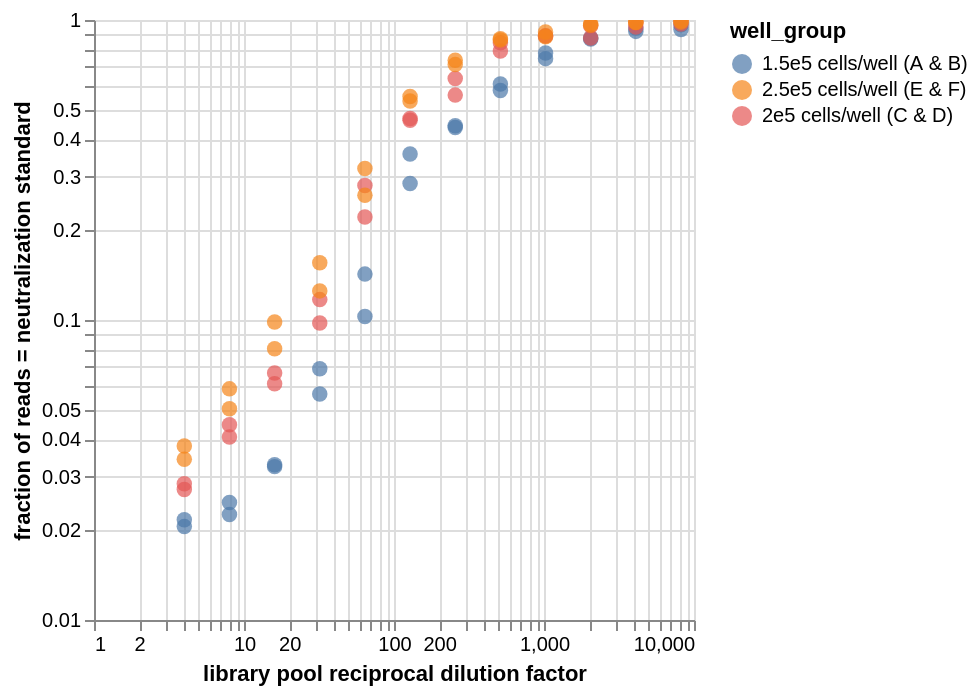

Write notebook code for a chart like this one.
### Code cell
# Scatterplot of the same data as above, plotted by dilution factor
alt.Chart(neut_standard_fracs).mark_circle(size=60).encode(
    alt.X('dilution_factor:Q', 
          scale=alt.Scale(type='log'),
          title='library pool reciprocal dilution factor'),
    alt.Y('neut_standard_frac:Q', 
          scale=alt.Scale(type='log'),
          title='fraction of reads = neutralization standard'),
    color='well_group:N', 
    tooltip=['well', 'dilution_factor', 'neut_standard_frac', 'total_count']
).interactive()

### Figure 1 — Vega-Lite specification as saved in the notebook (floating-point values rounded to 4 significant figures)
{"config": {"view": {"continuousWidth": 300, "continuousHeight": 300}}, "data": {"name": "data-6bb57d7cac6977be885e8110bc27b63f"}, "mark": {"type": "circle", "size": 60}, "encoding": {"color": {"field": "well_group", "type": "nominal"}, "tooltip": [{"field": "well", "type": "nominal"}, {"field": "dilution_factor", "type": "quantitative"}, {"field": "neut_standard_frac", "type": "quantitative"}, {"field": "total_count", "type": "quantitative"}], "x": {"field": "dilution_factor", "scale": {"type": "log"}, "title": "library pool reciprocal dilution factor", "type": "quantitative"}, "y": {"field": "neut_standard_frac", "scale": {"type": "log"}, "title": "fraction of reads = neutralization standard", "type": "quantitative"}}, "params": [{"name": "param_3", "select": {"type": "interval", "encodings": ["x", "y"]}, "bind": "scales"}], "$schema": "https://vega.github.io/schema/vega-lite/v5.16.3.json", "datasets": {"data-6bb57d7cac6977be885e8110bc27b63f": [{"well": "A1", "sample_well": "A1-none-4-1 (A1)", "dilution_factor": 4, "total_count": 878981, "neut_standard_count": 17999, "neut_standard_frac": 0.02048, "fails_qc": false, "well_group": "1.5e5 cells/well (A & B)"}, {"well": "A10", "sample_well": "A10-none-2048-1 (A10)", "dilution_factor": 2048, "total_count": 773492, "neut_standard_count": 668629, "neut_standard_frac": 0.8644, "fails_qc": false, "well_group": "1.5e5 cells/well (A & B)"}, {"well": "A11", "sample_well": "A11-none-4096-1 (A11)", "dilution_factor": 4096, "total_count": 1261039, "neut_standard_count": 1155412, "neut_standard_frac": 0.9162, "fails_qc": false, "well_group": "1.5e5 cells/well (A & B)"}, {"well": "A12", "sample_well": "A12-none-8192-1 (A12)", "dilution_factor": 8192, "total_count": 1078116, "neut_standard_count": 1038492, "neut_standard_frac": 0.9632, "fails_qc": false, "well_group": "1.5e5 cells/well (A & B)"}, {"well": "A2", "sample_well": "A2-none-8-1 (A2)", "dilution_factor": 8, "total_count": 464866, "neut_standard_count": 10452, "neut_standard_frac": 0.02248, "fails_qc": false, "well_group": "1.5e5 cells/well (A & B)"}, {"well": "A3", "sample_well": "A3-none-16-1 (A3)", "dilution_factor": 16, "total_count": 619303, "neut_standard_count": 20098, "neut_standard_frac": 0.03245, "fails_qc": false, "well_group": "1.5e5 cells/well (A & B)"}, {"well": "A4", "sample_well": "A4-none-32-1 (A4)", "dilution_factor": 32, "total_count": 555509, "neut_standard_count": 31456, "neut_standard_frac": 0.05663, "fails_qc": false, "well_group": "1.5e5 cells/well (A & B)"}, {"well": "A5", "sample_well": "A5-none-64-1 (A5)", "dilution_factor": 64, "total_count": 648452, "neut_standard_count": 66643, "neut_standard_frac": 0.1028, "fails_qc": false, "well_group": "1.5e5 cells/well (A & B)"}, {"well": "A6", "sample_well": "A6-none-128-1 (A6)", "dilution_factor": 128, "total_count": 552387, "neut_standard_count": 157520, "neut_standard_frac": 0.2852, "fails_qc": false, "well_group": "1.5e5 cells/well (A & B)"}, {"well": "A7", "sample_well": "A7-none-256-1 (A7)", "dilution_factor": 256, "total_count": 827714, "neut_standard_count": 362803, "neut_standard_frac": 0.4383, "fails_qc": false, "well_group": "1.5e5 cells/well (A & B)"}, {"well": "A8", "sample_well": "A8-none-512-1 (A8)", "dilution_factor": 512, "total_count": 575237, "neut_standard_count": 334807, "neut_standard_frac": 0.582, "fails_qc": false, "well_group": "1.5e5 cells/well (A & B)"}, {"well": "A9", "sample_well": "A9-none-1024-1 (A9)", "dilution_factor": 1024, "total_count": 639690, "neut_standard_count": 496891, "neut_standard_frac": 0.7768, "fails_qc": false, "well_group": "1.5e5 cells/well (A & B)"}, {"well": "B1", "sample_well": "B1-none-4-2 (B1)", "dilution_factor": 4, "total_count": 1000921, "neut_standard_count": 21608, "neut_standard_frac": 0.02159, "fails_qc": false, "well_group": "1.5e5 cells/well (A & B)"}, {"well": "B10", "sample_well": "B10-none-2048-2 (B10)", "dilution_factor": 2048, "total_count": 816165, "neut_standard_count": 711297, "neut_standard_frac": 0.8715, "fails_qc": false, "well_group": "1.5e5 cells/well (A & B)"}, {"well": "B11", "sample_well": "B11-none-4096-2 (B11)", "dilution_factor": 4096, "total_count": 1133380, "neut_standard_count": 1066045, "neut_standard_frac": 0.9406, "fails_qc": false, "well_group": "1.5e5 cells/well (A & B)"}, {"well": "B12", "sample_well": "B12-none-8192-2 (B12)", "dilution_factor": 8192, "total_count": 970237, "neut_standard_count": 902613, "neut_standard_frac": 0.9303, "fails_qc": false, "well_group": "1.5e5 cells/well (A & B)"}, {"well": "B2", "sample_well": "B2-none-8-2 (B2)", "dilution_factor": 8, "total_count": 930480, "neut_standard_count": 22934, "neut_standard_frac": 0.02465, "fails_qc": false, "well_group": "1.5e5 cells/well (A & B)"}, {"well": "B3", "sample_well": "B3-none-16-2 (B3)", "dilution_factor": 16, "total_count": 753392, "neut_standard_count": 24807, "neut_standard_frac": 0.03293, "fails_qc": false, "well_group": "1.5e5 cells/well (A & B)"}, {"well": "B4", "sample_well": "B4-none-32-2 (B4)", "dilution_factor": 32, "total_count": 883858, "neut_standard_count": 60834, "neut_standard_frac": 0.06883, "fails_qc": false, "well_group": "1.5e5 cells/well (A & B)"}, {"well": "B5", "sample_well": "B5-none-64-2 (B5)", "dilution_factor": 64, "total_count": 681556, "neut_standard_count": 96938, "neut_standard_frac": 0.1422, "fails_qc": false, "well_group": "1.5e5 cells/well (A & B)"}, {"well": "B6", "sample_well": "B6-none-128-2 (B6)", "dilution_factor": 128, "total_count": 837589, "neut_standard_count": 299679, "neut_standard_frac": 0.3578, "fails_qc": false, "well_group": "1.5e5 cells/well (A & B)"}, {"well": "B7", "sample_well": "B7-none-256-2 (B7)", "dilution_factor": 256, "total_count": 971872, "neut_standard_count": 431318, "neut_standard_frac": 0.4438, "fails_qc": false, "well_group": "1.5e5 cells/well (A & B)"}, {"well": "B8", "sample_well": "B8-none-512-2 (B8)", "dilution_factor": 512, "total_count": 893356, "neut_standard_count": 546940, "neut_standard_frac": 0.6122, "fails_qc": false, "well_group": "1.5e5 cells/well (A & B)"}, {"well": "B9", "sample_well": "B9-none-1024-2 (B9)", "dilution_factor": 1024, "total_count": 584940, "neut_standard_count": 434858, "neut_standard_frac": 0.7434, "fails_qc": false, "well_group": "1.5e5 cells/well (A & B)"}, {"well": "C1", "sample_well": "C1-none-4-1 (C1)", "dilution_factor": 4, "total_count": 930459, "neut_standard_count": 26465, "neut_standard_frac": 0.02844, "fails_qc": false, "well_group": "2e5 cells/well (C & D)"}, {"well": "C10", "sample_well": "C10-none-2048-1 (C10)", "dilution_factor": 2048, "total_count": 698824, "neut_standard_count": 668964, "neut_standard_frac": 0.9573, "fails_qc": false, "well_group": "2e5 cells/well (C & D)"}, {"well": "C11", "sample_well": "C11-none-4096-1 (C11)", "dilution_factor": 4096, "total_count": 1210638, "neut_standard_count": 1147350, "neut_standard_frac": 0.9477, "fails_qc": false, "well_group": "2e5 cells/well (C & D)"}, {"well": "C12", "sample_well": "C12-none-8192-1 (C12)", "dilution_factor": 8192, "total_count": 877856, "neut_standard_count": 872766, "neut_standard_frac": 0.9942, "fails_qc": false, "well_group": "2e5 cells/well (C & D)"}, {"well": "C2", "sample_well": "C2-none-8-1 (C2)", "dilution_factor": 8, "total_count": 923598, "neut_standard_count": 41303, "neut_standard_frac": 0.04472, "fails_qc": false, "well_group": "2e5 cells/well (C & D)"}, {"well": "C3", "sample_well": "C3-none-16-1 (C3)", "dilution_factor": 16, "total_count": 840883, "neut_standard_count": 55984, "neut_standard_frac": 0.06658, "fails_qc": false, "well_group": "2e5 cells/well (C & D)"}, {"well": "C4", "sample_well": "C4-none-32-1 (C4)", "dilution_factor": 32, "total_count": 680645, "neut_standard_count": 79596, "neut_standard_frac": 0.1169, "fails_qc": false, "well_group": "2e5 cells/well (C & D)"}, {"well": "C5", "sample_well": "C5-none-64-1 (C5)", "dilution_factor": 64, "total_count": 1064732, "neut_standard_count": 298900, "neut_standard_frac": 0.2807, "fails_qc": false, "well_group": "2e5 cells/well (C & D)"}, {"well": "C6", "sample_well": "C6-none-128-1 (C6)", "dilution_factor": 128, "total_count": 883057, "neut_standard_count": 409201, "neut_standard_frac": 0.4634, "fails_qc": false, "well_group": "2e5 cells/well (C & D)"}, {"well": "C7", "sample_well": "C7-none-256-1 (C7)", "dilution_factor": 256, "total_count": 839454, "neut_standard_count": 535926, "neut_standard_frac": 0.6384, "fails_qc": false, "well_group": "2e5 cells/well (C & D)"}, {"well": "C8", "sample_well": "C8-none-512-1 (C8)", "dilution_factor": 512, "total_count": 821283, "neut_standard_count": 689234, "neut_standard_frac": 0.8392, "fails_qc": false, "well_group": "2e5 cells/well (C & D)"}, {"well": "C9", "sample_well": "C9-none-1024-1 (C9)", "dilution_factor": 1024, "total_count": 902333, "neut_standard_count": 798934, "neut_standard_frac": 0.8854, "fails_qc": false, "well_group": "2e5 cells/well (C & D)"}, {"well": "D1", "sample_well": "D1-none-4-2 (D1)", "dilution_factor": 4, "total_count": 888935, "neut_standard_count": 24189, "neut_standard_frac": 0.02721, "fails_qc": false, "well_group": "2e5 cells/well (C & D)"}, {"well": "D10", "sample_well": "D10-none-2048-2 (D10)", "dilution_factor": 2048, "total_count": 1043993, "neut_standard_count": 908986, "neut_standard_frac": 0.8707, "fails_qc": false, "well_group": "2e5 cells/well (C & D)"}, {"well": "D11", "sample_well": "D11-none-4096-2 (D11)", "dilution_factor": 4096, "total_count": 1030623, "neut_standard_count": 1007700, "neut_standard_frac": 0.9778, "fails_qc": false, "well_group": "2e5 cells/well (C & D)"}, {"well": "D12", "sample_well": "D12-none-8192-2 (D12)", "dilution_factor": 8192, "total_count": 507862, "neut_standard_count": 492265, "neut_standard_frac": 0.9693, "fails_qc": false, "well_group": "2e5 cells/well (C & D)"}, {"well": "D2", "sample_well": "D2-none-8-2 (D2)", "dilution_factor": 8, "total_count": 864932, "neut_standard_count": 35214, "neut_standard_frac": 0.04071, "fails_qc": false, "well_group": "2e5 cells/well (C & D)"}, {"well": "D3", "sample_well": "D3-none-16-2 (D3)", "dilution_factor": 16, "total_count": 814036, "neut_standard_count": 49877, "neut_standard_frac": 0.06127, "fails_qc": false, "well_group": "2e5 cells/well (C & D)"}, {"well": "D4", "sample_well": "D4-none-32-2 (D4)", "dilution_factor": 32, "total_count": 998177, "neut_standard_count": 97600, "neut_standard_frac": 0.09778, "fails_qc": false, "well_group": "2e5 cells/well (C & D)"}, {"well": "D5", "sample_well": "D5-none-64-2 (D5)", "dilution_factor": 64, "total_count": 881701, "neut_standard_count": 194367, "neut_standard_frac": 0.2204, "fails_qc": false, "well_group": "2e5 cells/well (C & D)"}, {"well": "D6", "sample_well": "D6-none-128-2 (D6)", "dilution_factor": 128, "total_count": 841639, "neut_standard_count": 395337, "neut_standard_frac": 0.4697, "fails_qc": false, "well_group": "2e5 cells/well (C & D)"}, {"well": "D7", "sample_well": "D7-none-256-2 (D7)", "dilution_factor": 256, "total_count": 967316, "neut_standard_count": 543525, "neut_standard_frac": 0.5619, "fails_qc": false, "well_group": "2e5 cells/well (C & D)"}, {"well": "D8", "sample_well": "D8-none-512-2 (D8)", "dilution_factor": 512, "total_count": 748672, "neut_standard_count": 590589, "neut_standard_frac": 0.7888, "fails_qc": false, "well_group": "2e5 cells/well (C & D)"}, {"well": "D9", "sample_well": "D9-none-1024-2 (D9)", "dilution_factor": 1024, "total_count": 850636, "neut_standard_count": 752052, "neut_standard_frac": 0.8841, "fails_qc": false, "well_group": "2e5 cells/well (C & D)"}, {"well": "E1", "sample_well": "E1-none-4-1 (E1)", "dilution_factor": 4, "total_count": 666189, "neut_standard_count": 25347, "neut_standard_frac": 0.03805, "fails_qc": false, "well_group": "2.5e5 cells/well (E & F)"}, {"well": "E10", "sample_well": "E10-none-2048-1 (E10)", "dilution_factor": 2048, "total_count": 952636, "neut_standard_count": 924142, "neut_standard_frac": 0.9701, "fails_qc": false, "well_group": "2.5e5 cells/well (E & F)"}, {"well": "E11", "sample_well": "E11-none-4096-1 (E11)", "dilution_factor": 4096, "total_count": 954146, "neut_standard_count": 938078, "neut_standard_frac": 0.9832, "fails_qc": false, "well_group": "2.5e5 cells/well (E & F)"}, {"well": "E12", "sample_well": "E12-none-8192-1 (E12)", "dilution_factor": 8192, "total_count": 997135, "neut_standard_count": 989828, "neut_standard_frac": 0.9927, "fails_qc": false, "well_group": "2.5e5 cells/well (E & F)"}, {"well": "E2", "sample_well": "E2-none-8-1 (E2)", "dilution_factor": 8, "total_count": 912472, "neut_standard_count": 53788, "neut_standard_frac": 0.05895, "fails_qc": false, "well_group": "2.5e5 cells/well (E & F)"}, {"well": "E3", "sample_well": "E3-none-16-1 (E3)", "dilution_factor": 16, "total_count": 849460, "neut_standard_count": 83648, "neut_standard_frac": 0.09847, "fails_qc": false, "well_group": "2.5e5 cells/well (E & F)"}, {"well": "E4", "sample_well": "E4-none-32-1 (E4)", "dilution_factor": 32, "total_count": 996718, "neut_standard_count": 154719, "neut_standard_frac": 0.1552, "fails_qc": false, "well_group": "2.5e5 cells/well (E & F)"}, {"well": "E5", "sample_well": "E5-none-64-1 (E5)", "dilution_factor": 64, "total_count": 526578, "neut_standard_count": 168370, "neut_standard_frac": 0.3197, "fails_qc": false, "well_group": "2.5e5 cells/well (E & F)"}, {"well": "E6", "sample_well": "E6-none-128-1 (E6)", "dilution_factor": 128, "total_count": 939610, "neut_standard_count": 504278, "neut_standard_frac": 0.5367, "fails_qc": false, "well_group": "2.5e5 cells/well (E & F)"}, {"well": "E7", "sample_well": "E7-none-256-1 (E7)", "dilution_factor": 256, "total_count": 884798, "neut_standard_count": 649303, "neut_standard_frac": 0.7338, "fails_qc": false, "well_group": "2.5e5 cells/well (E & F)"}, {"well": "E8", "sample_well": "E8-none-512-1 (E8)", "dilution_factor": 512, "total_count": 820345, "neut_standard_count": 710204, "neut_standard_frac": 0.8657, "fails_qc": false, "well_group": "2.5e5 cells/well (E & F)"}, {"well": "E9", "sample_well": "E9-none-1024-1 (E9)", "dilution_factor": 1024, "total_count": 850528, "neut_standard_count": 775850, "neut_standard_frac": 0.9122, "fails_qc": false, "well_group": "2.5e5 cells/well (E & F)"}, {"well": "F1", "sample_well": "F1-none-4-2 (F1)", "dilution_factor": 4, "total_count": 897707, "neut_standard_count": 30842, "neut_standard_frac": 0.03436, "fails_qc": false, "well_group": "2.5e5 cells/well (E & F)"}, {"well": "F10", "sample_well": "F10-none-2048-2 (F10)", "dilution_factor": 2048, "total_count": 1050658, "neut_standard_count": 1009875, "neut_standard_frac": 0.9612, "fails_qc": false, "well_group": "2.5e5 cells/well (E & F)"}, {"well": "F11", "sample_well": "F11-none-4096-2 (F11)", "dilution_factor": 4096, "total_count": 1390728, "neut_standard_count": 1363901, "neut_standard_frac": 0.9807, "fails_qc": false, "well_group": "2.5e5 cells/well (E & F)"}, {"well": "F12", "sample_well": "F12-none-8192-2 (F12)", "dilution_factor": 8192, "total_count": 948646, "neut_standard_count": 933255, "neut_standard_frac": 0.9838, "fails_qc": false, "well_group": "2.5e5 cells/well (E & F)"}, {"well": "F2", "sample_well": "F2-none-8-2 (F2)", "dilution_factor": 8, "total_count": 894663, "neut_standard_count": 45245, "neut_standard_frac": 0.05057, "fails_qc": false, "well_group": "2.5e5 cells/well (E & F)"}, {"well": "F3", "sample_well": "F3-none-16-2 (F3)", "dilution_factor": 16, "total_count": 808419, "neut_standard_count": 64873, "neut_standard_frac": 0.08025, "fails_qc": false, "well_group": "2.5e5 cells/well (E & F)"}, {"well": "F4", "sample_well": "F4-none-32-2 (F4)", "dilution_factor": 32, "total_count": 887914, "neut_standard_count": 111016, "neut_standard_frac": 0.125, "fails_qc": false, "well_group": "2.5e5 cells/well (E & F)"}, {"well": "F5", "sample_well": "F5-none-64-2 (F5)", "dilution_factor": 64, "total_count": 970524, "neut_standard_count": 252749, "neut_standard_frac": 0.2604, "fails_qc": false, "well_group": "2.5e5 cells/well (E & F)"}, {"well": "F6", "sample_well": "F6-none-128-2 (F6)", "dilution_factor": 128, "total_count": 930045, "neut_standard_count": 517286, "neut_standard_frac": 0.5562, "fails_qc": false, "well_group": "2.5e5 cells/well (E & F)"}, {"well": "F7", "sample_well": "F7-none-256-2 (F7)", "dilution_factor": 256, "total_count": 891810, "neut_standard_count": 633264, "neut_standard_frac": 0.7101, "fails_qc": false, "well_group": "2.5e5 cells/well (E & F)"}, {"well": "F8", "sample_well": "F8-none-512-2 (F8)", "dilution_factor": 512, "total_count": 859063, "neut_standard_count": 736450, "neut_standard_frac": 0.8573, "fails_qc": false, "well_group": "2.5e5 cells/well (E & F)"}, {"well": "F9", "sample_well": "F9-none-1024-2 (F9)", "dilution_factor": 1024, "total_count": 458173, "neut_standard_count": 402983, "neut_standard_frac": 0.8795, "fails_qc": false, "well_group": "2.5e5 cells/well (E & F)"}]}}
